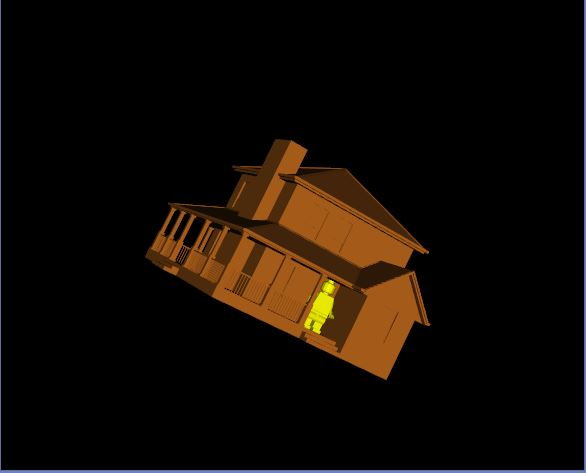

The Python source for this figure:
import numpy as np
import vtk
import time


def main():

    #domek
    reader = vtk.vtkOBJReader()
    reader.SetFileName("house.obj")


    mapper = vtk.vtkPolyDataMapper()
    mapper.SetInputConnection(reader.GetOutputPort())

    actor = vtk.vtkActor()
    actor.SetMapper(mapper)
    vtkProperty = actor.GetProperty()
    vtkProperty.SetColor(0.71,0.39,0.11)
    


    #lego_man
    reader2 = vtk.vtkOBJReader()
    reader2.SetFileName("lego_man.obj")

    mapper2 = vtk.vtkPolyDataMapper()
    mapper2.SetInputConnection(reader2.GetOutputPort())

    actor2 = vtk.vtkActor()
    actor2.SetMapper(mapper2)
    vtkProperty2 = actor2.GetProperty()
    vtkProperty2.SetColor(1,1,0)
    
    vtkTransform = vtk.vtkTransform()

    vtkTransform.Scale(15,15,15)
    actor2.SetUserTransform(vtkTransform)
    actor2.SetPosition(0,0,11)

    renderer = vtk.vtkRenderer()
    rendererWindow = vtk.vtkRenderWindow()
    rendererWindow.AddRenderer(renderer)

    interactor = vtk.vtkRenderWindowInteractor()
    interactor.SetRenderWindow(rendererWindow)

    renderer.AddActor(actor)
    renderer.AddActor(actor2)

    rendererWindow.Render()


    interactor.Start()

if __name__ == "__main__":
    main()
